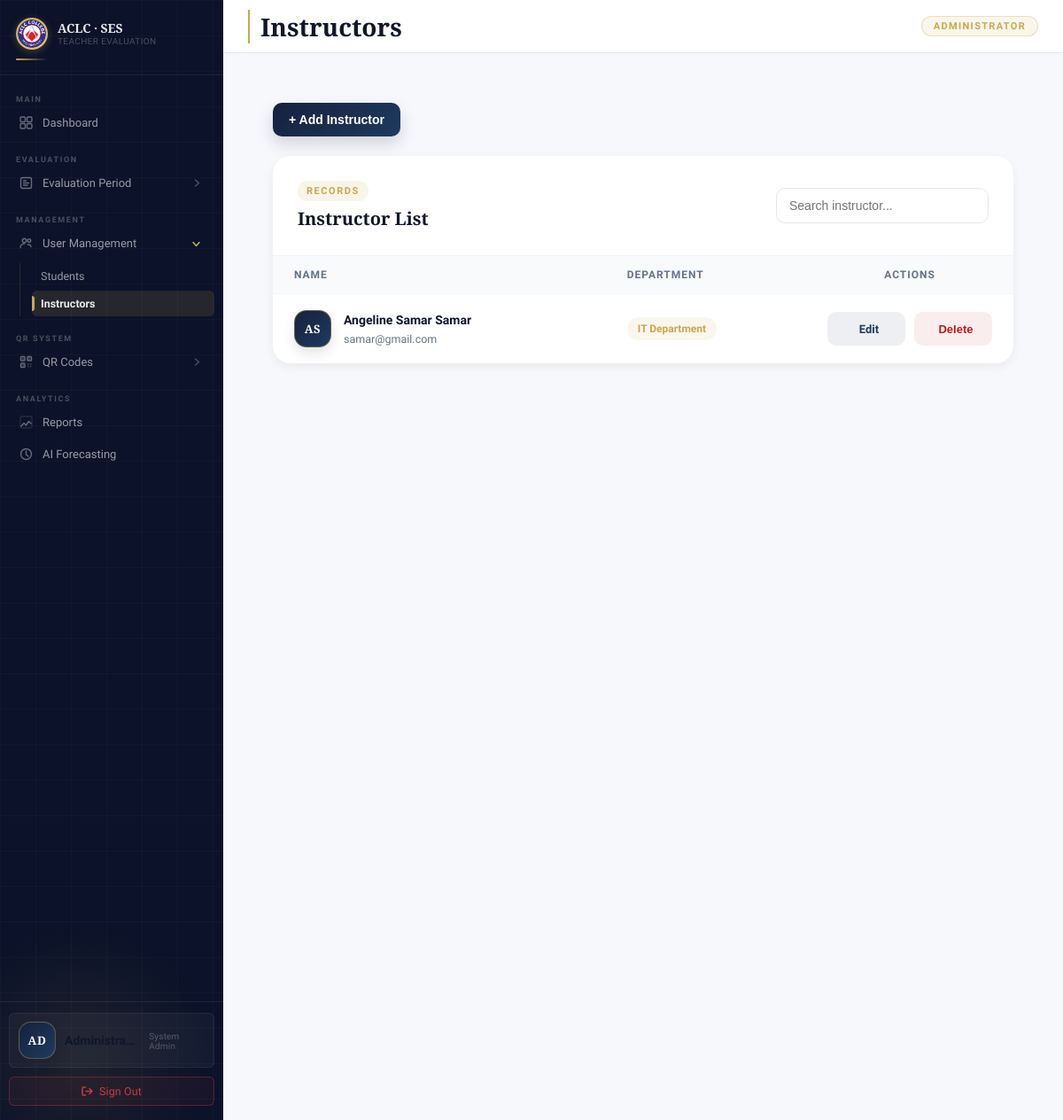
The page /create-instructor/ (signed in) on the database its author committed.
### users/models.py (models this page shows, shortened)
class User(AbstractUser):
    ROLE_CHOICES = (
        ('admin', 'Admin'),
        ('student', 'Student'),
        ('instructor', 'Instructor'),
    )
    DEPARTMENT_CHOICES = (
        ('it', 'IT Department'),
        ('gened', 'General Education Department'),
    )
    PROGRAM_CHOICES = (
        ('it', 'BSIT'),
        ('cs', 'BSCS'),
        ('hm', 'BSHM'),
        ('ad', 'BSAD'),
        ('ac', 'BSA'),
    )
    email = models.EmailField(unique=True)
    middle_name = models.CharField(max_length=50, blank=True)
    role = models.CharField(max_length=20, choices=ROLE_CHOICES)
    department = models.CharField(max_length=20, choices=DEPARTMENT_CHOICES, blank=True, null=True)
    must_change_password = models.BooleanField(default=True)
    program = models.CharField(
    max_length=10,
    choices=PROGRAM_CHOICES,
    blank=True
)
    section = models.CharField(max_length=50, blank=True)
    USERNAME_FIELD = 'email'
    REQUIRED_FIELDS = ['username']

### users/views.py (the view)
    def wrapper(request, *args, **kwargs):
        response = view_func(request, *args, **kwargs)
        response['Cache-Control'] = 'no-cache, no-store, must-revalidate'
        response['Pragma'] = 'no-cache'
        response['Expires'] = '0'
        return response

### users/forms.py (shortened to what this page needs)
class InstructorCreateForm(forms.ModelForm):
    password = forms.CharField(widget=forms.PasswordInput)
    class Meta:
        model = User
        fields = ['first_name', 'middle_name', 'last_name', 'email', 'department', 'password']

### users/views.py (called while the page is built, shortened)
def no_cache(view_func): # prevent caching
    def wrapper(request, *args, **kwargs):
        response = view_func(request, *args, **kwargs)
        response['Cache-Control'] = 'no-cache, no-store, must-revalidate'
        response['Pragma'] = 'no-cache'
        response['Expires'] = '0'
        return response
    return wrapper

@login_required
@no_cache
def create_instructor(request):
    if request.user.role != 'admin':
        return redirect('login')
    form = InstructorCreateForm(request.POST or None)
    instructors = User.objects.filter(role='instructor')
    return render(request, 'users/create_instructor.html', {
        'form': form,
        'instructors': instructors
    })

### users/templates/users/create_instructor.html (shortened to what this page needs)
{% extends 'base.html' %}
{% load static %}
{% block extra_css %}
<link rel="stylesheet" href="{% static 'users/css/create_user.css' %}">
{% endblock %}
{% block page_title %}Instructors{% endblock %}
{% block content %}
<div class="page-container">
    <div class="page-header">
        <button type="button"
                class="btn-primary"
                onclick="openModal()">
            + Add Instructor
        </button>
    </div>
    <div class="card">
        <div class="card-header-area">
            <div>
                <span class="table-badge">Records</span>
                <h3>Instructor List</h3>
            </div>
            <input type="text"
                   id="searchInstructor"
                   placeholder="Search instructor..."
                   class="search-input">
        </div>
        <div class="table-wrapper">
            <table class="custom-table" id="instructorTable">
                <thead>
                    <tr>
                        <th>Name</th>
                        <th>Department</th>
                        <th class="actions-column">Actions</th>
                    </tr>
                </thead>
                <tbody>
    {% for instructor in instructors %}
    <tr>
        <td>
            <div class="user-info">
                <div class="user-avatar">
                    {{ instructor.first_name|slice:":1" }}{{ instructor.last_name|slice:":1" }}
                </div>
                <div class="user-details">
                    <div class="user-name">
                        {{ instructor.first_name }}
                        {{ instructor.middle_name|default:'' }}
                        {{ instructor.last_name }}
                    </div>
                    <div class="user-subtext">
                        {{ instructor.email }}
                    </div>
                </div>
            </div>
        </td>
        <td>
            <span class="department-badge">
                {{ instructor.get_department_display }}
            </span>
        </td>
        <td class="actions-column">
            <div class="action-group">
                <a href="{% url 'update_instructor' instructor.id %}"
                   class="btn-action btn-edit">
                    Edit
                </a>
                <form action="{% url 'delete_instructor' instructor.id %}"
                      method="POST"
                      class="delete-form">
                    <button type="submit"
                            class="btn-action btn-delete"
                            onclick="return confirm('Delete this instructor?');">
                        Delete
                    </button>
                </form>
            </div>
        </td>
    </tr>
    {% empty %}
    <tr>
        <td colspan="3" class="empty">
            No instructors found
        </td>
    </tr>
    {% endfor %}
</tbody>
            </table>
        </div>
    </div>
</div>
{% endblock %}

### templates/base.html (style rules this page uses)
:root { --sidebar-w: 252px; --topbar-h: 60px; --sb-bg: #0b1229; --sb-bg-deep: #06091a; --sb-border: rgba(255,255,255,0.07); --sb-text: rgba(255,255,255,0.58); --sb-text-strong: rgba(255,255,255,0.90); --sb-label: rgba(255,255,255,0.26); --sb-hover-bg: rgba(255,255,255,0.06); --sb-active-bg: rgba(201,168,76,0.14); --sb-active-bar: #c9a84c; --sb-accent: #e8c97a; --main-bg: #f7f8fc; --topbar-bg: #ffffff; --topbar-border: #e2e8f0; --navy-950: #06091a; --navy-900: #0b1229; --navy-800: #0f1d40; --navy-700: #162550; --navy-600: #1e3163; --navy-400: #3a5598; --gold: #c9a84c; --gold-light:#e8c97a; --white: #ffffff; --slate-100: #f1f5f9; --slate-200: #e2e8f0; --slate-400: #94a3b8; --slate-500: #64748b; --slate-600: #475569; --slate-700: #334155; --slate-900: #0f172a; --red-500: #ef4444; --font-display: 'Playfair Display', Georgia, serif; --font-body: 'Source Sans 3', system-ui, sans-serif; --r-sm: 6px; --r-md: 10px; --r-lg: 16px; }
*, *::before, *::after { margin: 0; padding: 0; box-sizing: border-box; }
html { font-size: 16px; }
body { font-family: var(--font-body); background: var(--main-bg); -webkit-font-smoothing: antialiased; -moz-osx-font-smoothing: grayscale; }
.user-avatar { width: 30px; height: 30px; border-radius: 50%; background: linear-gradient(135deg, var(--navy-700), var(--navy-600)); border: 1.5px solid rgba(201,168,76,0.40); display: flex; align-items: center; justify-content: center; flex-shrink: 0; font-family: var(--font-display); font-size: 11px; font-weight: 700; color: var(--gold-light); letter-spacing: 0; }
.user-info { flex: 1; min-width: 0; }
.user-name { font-size: 12px; font-weight: 600; color: var(--sb-text-strong); white-space: nowrap; overflow: hidden; text-overflow: ellipsis; }

### rows shown on the page
User: first_name "A", last_name "S", first_name "Angeline", middle_name "Samar", last_name "Samar", email "samar@gmail.com", department "IT Department"
